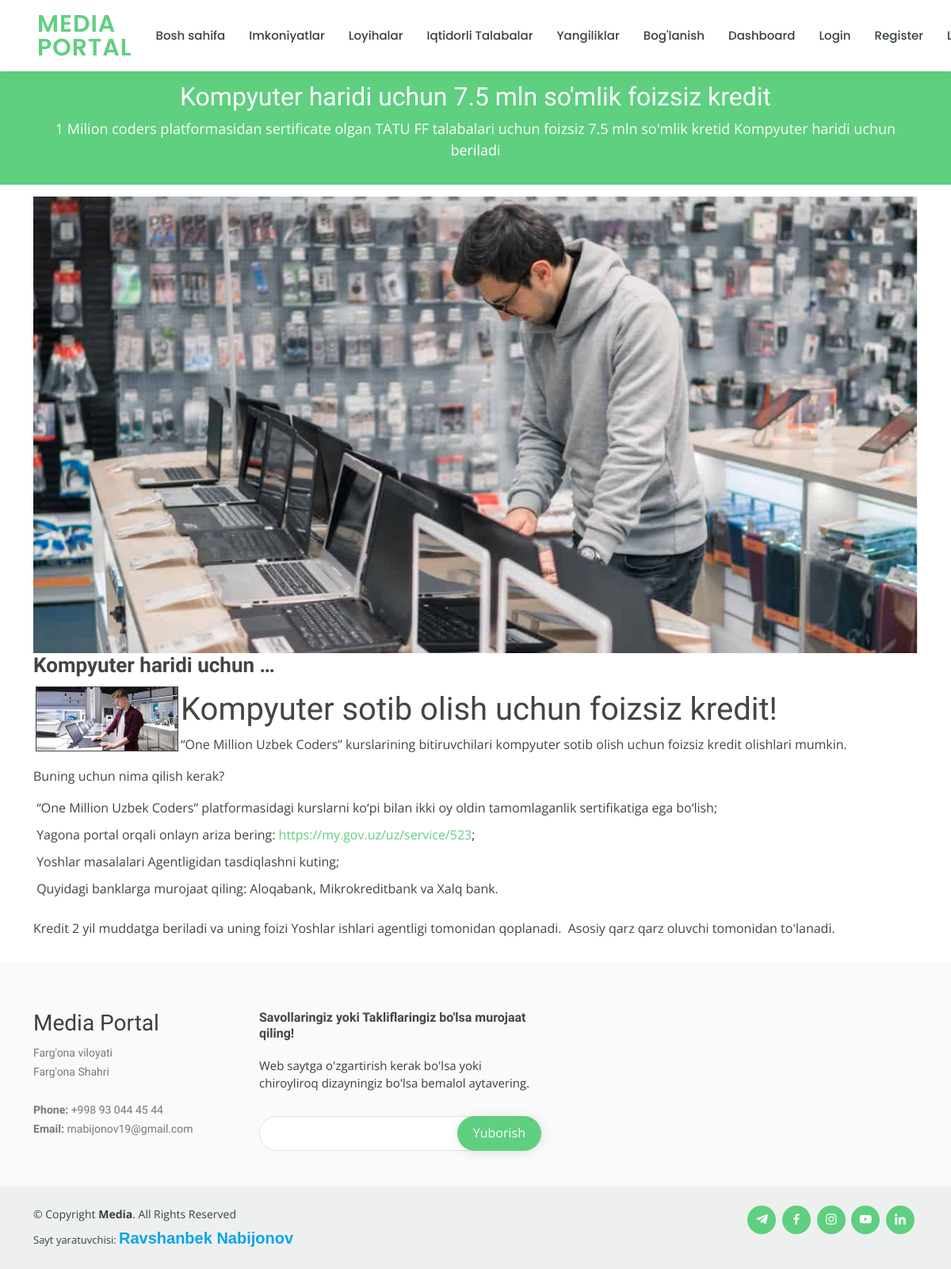
Page /oportunity_detail/1/ (signed in) on the committed database.
### main/models.py (models this page shows, shortened)
class Oportunity(models.Model): #Faqat super user qo'shsin
    class Meta:
        verbose_name = 'Imkoniyat'
        verbose_name_plural = "Imkoniyatlar"
    name = models.CharField(max_length=80, verbose_name="nomi")
    shortly_description = models.TextField(max_length=200, verbose_name='qisqacha izoh')
    image = models.ImageField(upload_to="chances/", verbose_name="rasm")
    responsible_person = models.CharField(max_length=60, verbose_name="Masul shaxs")
    description = RichTextUploadingField(verbose_name="Izoh")
    created_at = models.DateTimeField(auto_now_add=True)

### main/views.py (the view)
# urls.py: path('oportunity_detail/<int:pk>/', oportunity_detail, name="oportunity_detail"),
@login_required(login_url='login')
def oportunity_detail(request, pk):
    oportunity = get_object_or_404(Oportunity, id=pk)
    context = {
        'active_section': 'oportunity_detail',
        'oportunity': oportunity,
        }
    return render(request, 'oportunity_detail.html', context)

### templates/oportunity_detail.html (shortened to what this page needs)
{% extends 'main/base.html' %}
{% load static %}
  {% block content %}
    <main id="main" data-aos="fade-in">
      <div class="breadcrumbs">
        <div class="container">
          <h2>{{ oportunity.name }}</h2>
          <p style="font-size: 18px">{{ oportunity.shortly_description }}</p>
        </div>
      </div>
      <section id="about" class="about">
        <div class="container" data-aos="fade-up">
          <div class="row">
            <div class="col-lg-12 order-2 order-lg-1" data-aos="fade-left" data-aos-delay="100">
              <img src="{{ oportunity.image.url }}" class="img-fluid" alt="">
            </div>
            <div class="col-lg-12 pt-4 pt-lg-0 order-2 order-lg-1 content">
              <h3>{{ oportunity.name | truncatewords:3 }}</h3>
              {{ oportunity.description | safe }}
            </div>
          </div>
        </div>
      </section>
    </main>
  {% endblock content %}

### static/assets/css/style.css (style rules this page uses)
a { color: #5fcf80; text-decoration: none; }
h1, h2, h3, h4, h5, h6 { font-family: "Raleway", sans-serif; }
section { padding: 15px 0; overflow: hidden; }
.breadcrumbs { margin-top: 73px; text-align: center; background: #5fcf80; padding: 30px 0; color: #fff; }
.breadcrumbs h2 { font-size: 32px; font-weight: 500; }
.breadcrumbs p { font-size: 14px; margin-bottom: 0; }
.about .content h3 { font-weight: 600; font-size: 26px; }
.about .content ul { list-style: none; padding: 0; }
.about .content ul li { padding-bottom: 10px; }

### rows in the picture
Oportunity: name "Kompyuter haridi uchun 7.5 mln so'mlik foizsiz kredit", shortly_description "1 Milion coders platformasidan sertificate olgan TATU FF talabalari uchun foizsiz 7.5 mln so'mlik kretid Kompyuter haridi uchun beriladi", image (picture), name "Kompyuter haridi uchun …", description (picture), description "Kompyuter sotib olish uchun foizsiz kredit! “One Million Uzbek Coders” kurslarining bitiruvchilari kompyuter sotib olish uchun foizsiz kredit olishlari mumkin. Buning uchun nima qilish kerak? “One Million Uzbek Coders” platformasidagi kurslarni ko‘pi bilan ikki oy oldin tamomlaganlik sertifikatiga ega bo‘lish; Yagona portal orqali onlayn ariza bering: https://my.gov.uz/uz/service/523 ; Yoshlar masalalari Agentligidan tasdiqlashni kuting; Quyidagi banklarga murojaat qiling: Aloqabank, Mikrokreditbank va Xalq bank. Kredit 2 yil muddatga beriladi va uning foizi Yoshlar ishlari agentligi tomonidan qoplanadi. Asosiy qarz qarz oluvchi tomonidan toʻlanadi."
